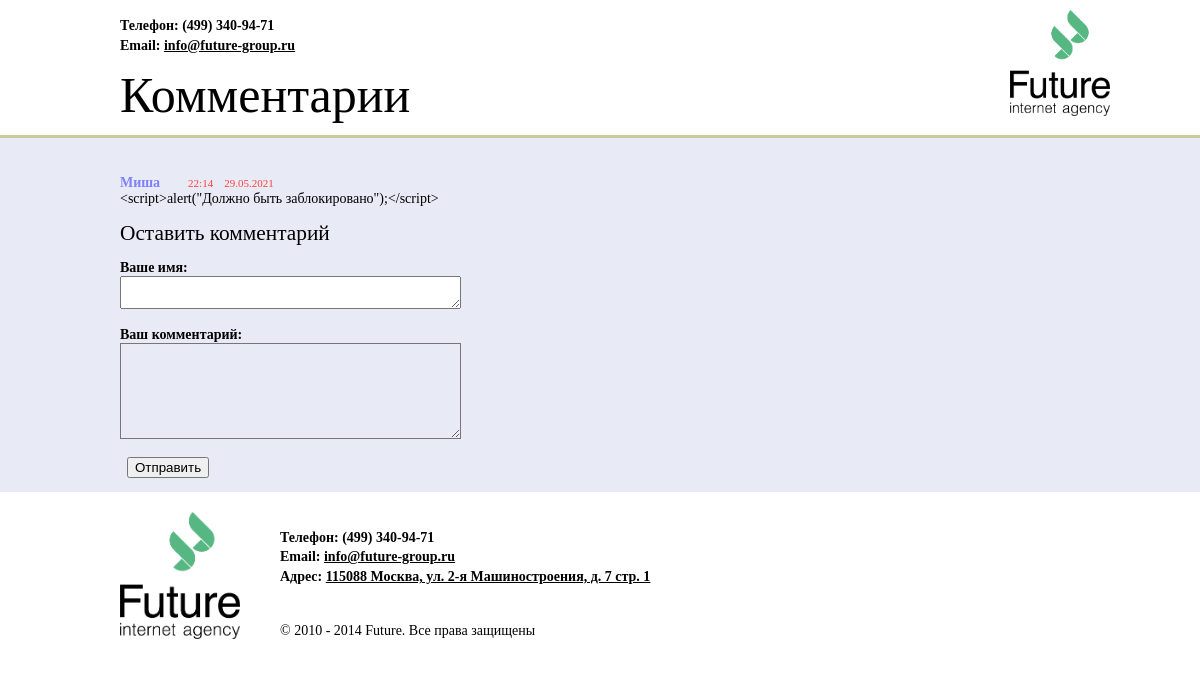
The page / on the database its author committed.
### tables this page shows
CREATE TABLE `comments` (
  `id` int NOT NULL AUTO_INCREMENT,
  `nickname` tinytext NOT NULL,
  `content` text NOT NULL,
  `created_at` datetime NOT NULL,
  `is_visible` tinyint(1) NOT NULL DEFAULT '1',
  `active` tinyint unsigned NOT NULL DEFAULT '0',
  PRIMARY KEY (`id`)
);

### test2/conn/DatabaseManager.php (called while the page is built, shortened)
<?php
    class DatabaseManager {
        public static function querySelect()
        {
            $query = "SELECT *
                FROM comments
                WHERE is_visible = 1
                ORDER BY created_at DESC";
            return $query;
        }
    }

### test2/addcom.php (called while the page is built, shortened)
<?php
    try {
        ContentMaker::getContent();
    } catch (\PDOException $e) {
        print "Ошибка выполнения запроса: " . $e->getMessage();
    }

### test2/contentmakers/ContentMaker.php (the view, shortened to what this page needs)
<?php
    class ContentMaker {
        public static function getContent()
        {
            $pdo = \Conn\DatabaseManager::getConnection();
            $com = $pdo->query(\Conn\DatabaseManager::querySelect());
            while($comments = $com->fetch()) {
                $comments['nickname'] = htmlentities($comments['nickname'], ENT_QUOTES|ENT_HTML5);
                $comments['content'] = nl2br(htmlentities($comments['content'], ENT_QUOTES|ENT_HTML5));
                $pattern1 = ['-', ' '];
                $data1 = str_replace($pattern1, ":", $comments['created_at']);
                $dataArr = explode(":", $data1);
                $dataParsed = "{$dataArr[3]}:{$dataArr[4]}&nbsp&nbsp&nbsp&nbsp{$dataArr[2]}.{$dataArr[1]}.{$dataArr[0]}";
                print "<div>". "</br></br>".
                "<span class='author'>{$comments['nickname']}&nbsp&nbsp&nbsp&nbsp&nbsp&nbsp&nbsp&nbsp</span>" .
                "<span class='date'>{$dataParsed}</span>" . "</br>" .
                "<span class='content'>{$comments['content']}</span>".
                "</div>";
            }
        }
    }

### index.php (shortened to what this page needs)
<!DOCTYPE html>
<html lang='ru'>
    <head>
    <link rel="stylesheet" href="test2/CSS/index.css">
    </head>
    <body>
    <div id='form'>
        <div class='header'>
            <div class='head1'>
                <br><span class='info'>Телефон: (499) 340-94-71</span>
                <br><span class='info'>Email: </span><span class='info' style="text-decoration: underline">info@future-group.ru</span>
                <br><span class='info2'>Комментарии</span>
            </div>
            <div class='head2'><img src="test2/future_internet_agency.png" alt="logotype" width="100" heigh="100"></div>
        </div>
        <div class='center'>
            <div id='getcomment'> <?php require 'test2/addcom.php';?> </div>
            <p>
                <span style="font-size: 16pt"> Оставить комментарий </span>
            </p>
            <p>
                <span style="font-weight: bold">Ваше имя:</span>
                <span>
                    </br><textarea rows='1' cols='40'  id='nickname' type='text'></textarea>
                </span>
            </p>
            <p>
                <span style="font-weight: bold">Ваш комментарий:</span>
                <span>
                    </br><textarea style="background: #e8eaf6" rows='6' cols='40'  id='content' type='text'></textarea>
                </span>
            </p>
            <p>
                <span class='ttl'>&nbsp;</span>
                <span class='fld'>
                    <input id='submit-id' name='submit-id' type='submit' value='Отправить' />
                </span>
            </p>
        </div>
        <div class='footer'>
            <div class='foot1'><img src="test2/future_internet_agency.png" alt="logotype" width="120" heigh="120" align='left'></div>
            <div class='foot2'>
                <br><span class='info'>Телефон: (499) 340-94-71</span>
                <br><span class='info'>Email: </span><span class='info' style="text-decoration: underline">info@future-group.ru</span>
                <br><span class='info'>Адрес: </span><span class='info' style="text-decoration: underline">115088 Москва, ул. 2-я Машиностроения, д. 7 стр. 1</span>
                <br><br><span style="line-height: 4">&copy 2010 - 2014 Future. Все права защищены</span>
            </div>
        </div>
    </div>
    </body>
    </html>

### test2/CSS/index.css (style rules this page uses)
body { font-family: Times New Roman; font-size: 14px; width: auto; margin: 0 auto; max-width: 1235px; }
.header { padding-left: 10%; padding-right: 10%; width: 990px; height: 33%; background: #fff; border-bottom: solid 3px #CCCC99; margin: 0 auto; display: flex; justify-content: space-between; }
.header .head1 { width: 500px; height: 100%; float: none; }
.header .head2 { width: 100px; height: 100%; float: none; margin-top: 10px; }
.center { width: 990px; height: 49%; padding-right: 10%; padding-left: 10%; margin: 0 auto; float: none; background: #e8eaf6; }
.footer { display: flex; justify-content: flex-start; width: 990px; height: 18%; padding-left: 10%; padding-right: 10%; background: #fff; margin: 0 auto; padding-top: 20px; }
.footer .foot1 { width: 160px; height: 50%; float: right; }
.footer .foot2 { width: 500px; height: 50%; float: right; }
#form { width: 100%; background: #e8eaf6; float: none; position: static; bottom: 0px; left: 0px; }
#getcomment { width: 100%; background: #e8eaf6; padding-top: 5px; float: none; position: static; bottom: 0px; left: 0px; }
#nickname { color: #8080FF; line-height: 2; }
.info { font-weight: bold; line-height: 140%; font-size: 14px; }
.info2 { font-weight: normal; line-height: 160%; font-size: 50px; }
.author { font-weight: 600; color: #8080FF; }
.date { font-weight: 100; font-stretch: semi-condensed; color: #FF4040; font-size: 11px; }

### rows shown on the page
comments: nickname "Миша", created_at "22:14 29.05.2021", content "<script>alert(\"Должно быть заблокировано\");</script>"
